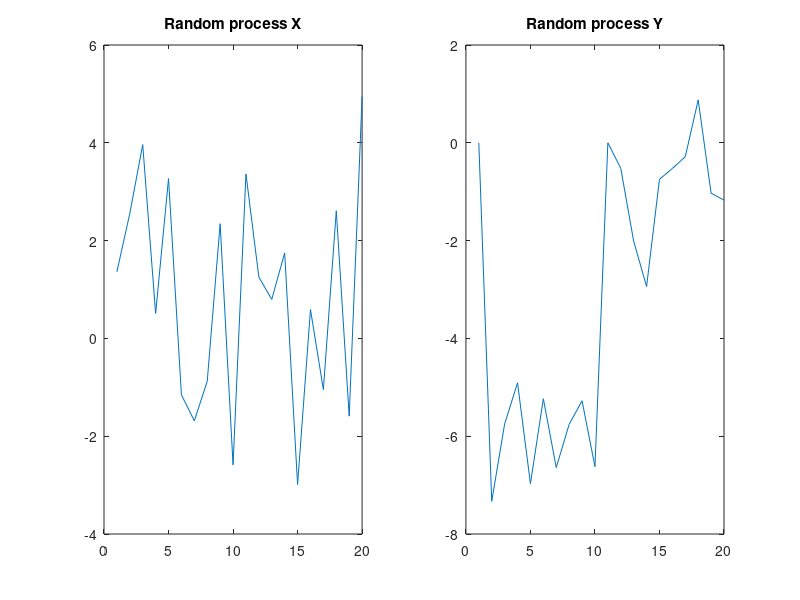

Write MATLAB code to recreate this figure.
clear all

Nens = 10;

%Simulation of process X

X0 = [0 0];

X = zeros(100,2);
X(1,:) = X0;
for k = 2:100
    
    r1 = randn();
    r2 = randn();
    X(k,:) = X0 + [r1 r2];

    X0 = X(k,:);

end

%Simulation of process Y

Y0 = [0 0];

Y = zeros(100,2);
Y(1,:) = Y0;
for k = 2:100

    q1 = randn();
    q2 = randn();

    Y(k,:) = Y0 + [q1+1/4*q2 q1-1/2*q2];

    Y0 = Y(k,:);
end

%drawing a Nens sample for bothe processes

X_ens = datasample(X,Nens);
X_ens = reshape(X_ens,[1,20]);
Y_ens = datasample(Y,Nens);
Y_ens = reshape(Y_ens,[1,20]);


subplot(1,2,1)
plot(X_ens)
title('Random process X')
subplot(1,2,2)
plot(Y_ens)
title('Random process Y')


%Nens = 10^5;

%Simulation of process X

X0 = [0 0];

X = zeros(17,2);
X(1,:) = X0;
for k = 2:17
    
    r1 = randn();
    r2 = randn();
    X(k,:) = X0 + [r1 r2];

    X0 = X(k,:);

end

%Simulation of process Y

Y0 = [0 0];

Y = zeros(17,2);
Y(1,:) = Y0;
for k = 2:17

    q1 = randn();
    q2 = randn();

    Y(k,:) = Y0 + [q1+1/4*q2 q1-1/2*q2];

    Y0 = Y(k,:);
end

C_X = cov(X(17,:));
C_Y = cov(Y(17,:));


